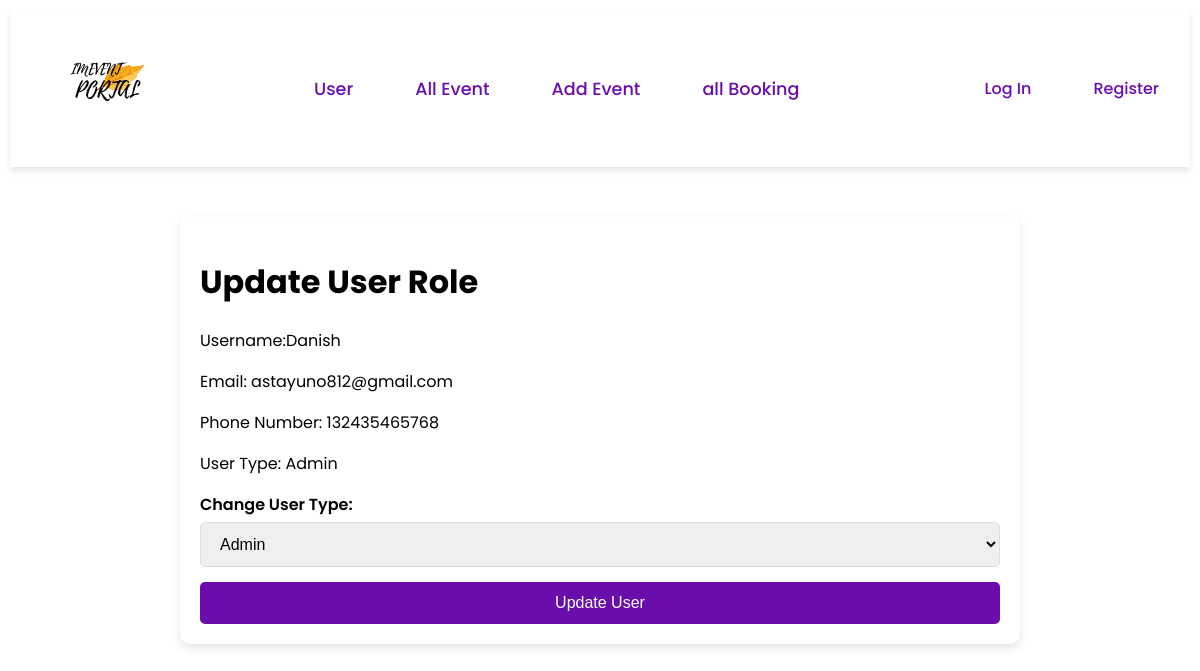
Page /update_user/2 on the earlier database version.
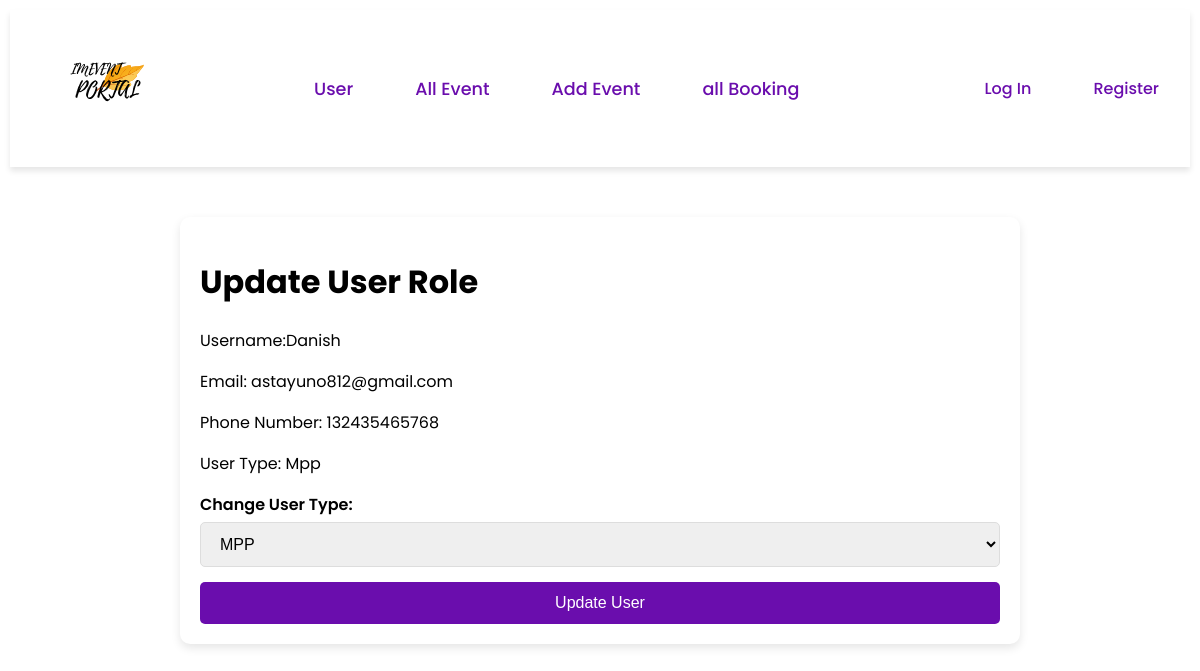
Same page on the later database version.
### Event/models.py (models this page shows, shortened)
class CustomUser(AbstractUser):
    email = models.EmailField(unique=True)
    user_type = models.CharField(max_length=10, choices=USER_TYPE_CHOICES, default='student')
    phone_number = models.CharField(max_length=15, null=True, blank=True)

### Event/views.py (the view)
# urls.py: path('update_user/<int:user_id>', views.update_user, name='update_user'),
def update_user(request, user_id):
    user = CustomUser.objects.get(pk=user_id)
    userform = CustomAdminUserChangeForm(instance=user)
    if request.method == 'POST':
        userform = CustomAdminUserChangeForm(request.POST, instance=user)
        if userform.is_valid():
            userform.save()
            return redirect('adminpage')
    return render(request, 'adminUpdateUser.html', {'form': userform, 'user': user})

### Event/forms.py
class CustomAdminUserChangeForm(UserChangeForm):
    class Meta:
        model = CustomUser
        fields = ['user_type', 'is_superuser',]

### Event/templates/adminUpdateUser.html (shortened to what this page needs)
{% extends 'adminbase.html' %}
{% load static %}
{% block extra_head %}
    <link rel="stylesheet" href="{% static 'css/updateuser.css' %}">
{% endblock %}
{% block content %}
    <div class="form-container">
    <h1> Update User Role</h1>
    <p>Username:{{ user.username }}</p>
    <p>Email: {{ user.email }}</p>
    <p>Phone Number: {{ user.phone_number }}</p>
    <p>User Type: {{ user.user_type }}</p>
    <form method="POST" enctype="multipart/form-data" class="addevent-form">
        <div class="form-group">
            <label for="User Type">Change User Type:</label>
            {{ form.user_type }}
        </div>
        <button type="submit">Update User</button>
    </form>
</div>
{% endblock %}

Differences in the rows shown:
changed CustomUser "Danish": user_type "Admin" → "Mpp"; user_type "Admin" → "MPP"
